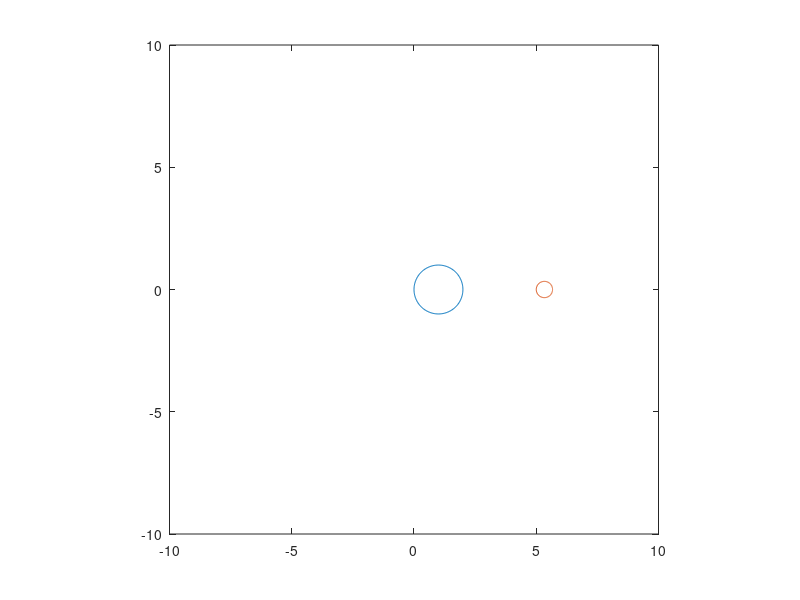

This chart was generated by the following MATLAB code:
%definire un vettore v di numeri complessi che rappresentino “tanti” punti equispaziati
%sulla circonferenza di centro 1 e raggio 1

th = 0:pi/100:2*pi;
v = exp(i*th) + 1;
%plotto 
plot(v)
axis([-10 10 -10 10],'equal');
hold on

%prima e ultima cifra del mio numero di matricola
a = 6;
b = 5;
w = (a*v +b)./(v+1);
plot(w)

% DOMANDA: Qual'è la figura che ne risulta? Che cosa congetturate riguardo alle propriet`a della trasformazione di M¨obius che avete usato? Rispondete commentando lo script.
% RISPOSTA: Congetturo che il raggio dopo la trasformazione è diminuito e la circonferenza è stata traslata a destra

